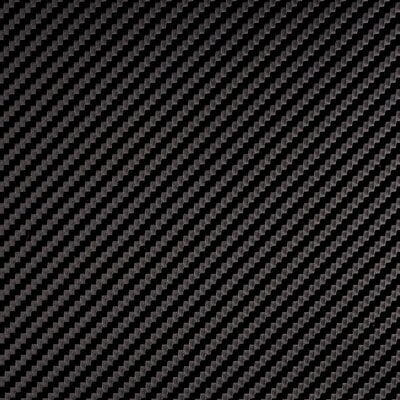
#> input picture lab3/lab_3_zdjecia/carbon/carbon.jpg, 400 x 400 px; its folder holds only this picture in this run
$ python lab3.py   (older library calls are emulated)
#> lines starting #> are read from the running program, lines starting #| are printed output that depends on the picture
import os
import numpy as np
import cv2
from skimage import io, color
from skimage.feature import graycomatrix, graycoprops
import pandas as pd
from sklearn.model_selection import train_test_split
from sklearn.preprocessing import LabelEncoder
from sklearn.neighbors import KNeighborsClassifier
from sklearn.svm import SVC
from sklearn.metrics import accuracy_score
import glob

# Konfiguracja
INPUT_IMAGE_DIR = r'C:\Users\olekk\OneDrive\Pulpit\drugistopien\POI\kody\lab3\lab_3_zdjecia'  #Obrazy oryginalne
PATCHES_OUTPUT_DIR = '\wycinki'   # Katalog, gdzie zapisane zostaną wycięte próbki
FEATURES_CSV_FILE = 'features.csv' # Plik CSV do zapisu cech
PATCH_SIZE = (128, 128)                 # Rozmiar wycinanych próbek (wysokość, szerokość)
GLCM_DISTANCES = [1, 3, 5]              # Odległości dla GLCM
GLCM_ANGLES = [0, np.pi/4, np.pi/2, 3*np.pi/4] # Kąty dla GLCM (0, 45, 90, 135 stopni)
GLCM_LEVELS = 64                        # Liczba poziomów szarości

# Wczytywanie obrazów i wycinanie próbek
def extract_patches(input_dir, output_dir, patch_h, patch_w):
#> called with output_dir = '\\wycinki', patch_h = 128, patch_w = 128
    os.makedirs(output_dir, exist_ok=True)
    categories = [d for d in os.listdir(input_dir) if os.path.isdir(os.path.join(input_dir, d))]

    total_patches_saved = 0
    for category in categories:
        category_input_path = os.path.join(input_dir, category)
        category_output_path = os.path.join(output_dir, category)
        os.makedirs(category_output_path, exist_ok=True)
        image_files = glob.glob(os.path.join(category_input_path, '*.png')) + \
                      glob.glob(os.path.join(category_input_path, '*.jpg')) + \
                      glob.glob(os.path.join(category_input_path, '*.jpeg')) + \
                      glob.glob(os.path.join(category_input_path, '*.bmp')) + \
                      glob.glob(os.path.join(category_input_path, '*.tif'))

        category_patches_count = 0
        for img_path in image_files:
            try:
                img = cv2.imread(img_path)
#> img is the input picture: shape (400, 400, 3); mean B, G, R 34.5, 34.1, 36.4

                img_h, img_w = img.shape[:2]
#> img_h = 400; img_w = 400
                img_filename = os.path.basename(img_path)
                img_name_part = os.path.splitext(img_filename)[0]

                for r in range(0, img_h - patch_h + 1, patch_h):
                    for c in range(0, img_w - patch_w + 1, patch_w):
                        patch = img[r:r + patch_h, c:c + patch_w]

                        # Zapisywanie próbki
                        patch_filename = f"{img_name_part}_patch_{r:04d}_{c:04d}.png"
                        patch_output_path = os.path.join(category_output_path, patch_filename)
                        cv2.imwrite(patch_output_path, patch)
                        category_patches_count += 1
#> this loop made 3 passes
#> pass 1, in extract_patches, `cv2.imwrite(patch_output_path, patch)`:
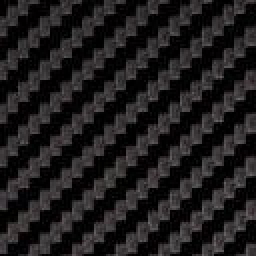
#> saved as carbon_patch_0000_0000.png: shape (128, 128, 3) (shown 2 times larger); mean B, G, R 29.5, 28.8, 30.9
#> pass 1, in extract_patches, `cv2.imwrite(patch_output_path, patch)`:
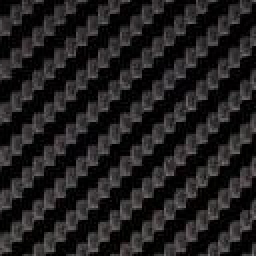
#> saved as carbon_patch_0000_0128.png: shape (128, 128, 3) (shown 2 times larger); mean B, G, R 31.5, 31.1, 32.9
#> pass 1, in extract_patches, `cv2.imwrite(patch_output_path, patch)`:
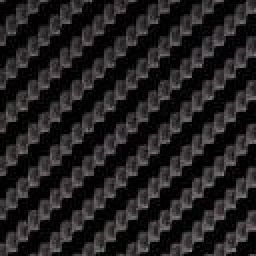
#> saved as carbon_patch_0000_0256.png: shape (128, 128, 3) (shown 2 times larger); mean B, G, R 33, 32.3, 34.5
#> pass 2, in extract_patches, `cv2.imwrite(patch_output_path, patch)`:
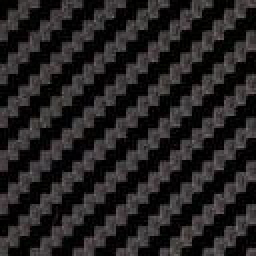
#> saved as carbon_patch_0128_0000.png: shape (128, 128, 3) (shown 2 times larger); mean B, G, R 34, 33.6, 36.1
#> after the loop, category_patches_count = 9

            except Exception as e:
                print(f"BŁĄD podczas przetwarzania obrazu {img_path}: {e}")

        print(f"Zapisano {category_patches_count} próbek dla kategorii '{category}'.")
#| Zapisano 9 próbek dla kategorii 'carbon'.
        total_patches_saved += category_patches_count
#> total_patches_saved = 9
#> pass 2 of the loop in extract_patches, `for category in categories:`:
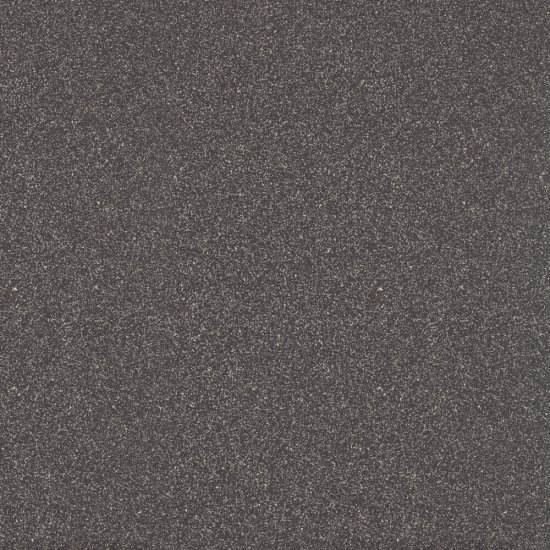
#> input picture lab3/lab_3_zdjecia/gres/Gres.jpg, 550 x 550 px
#> in extract_patches, img is the input picture: shape (550, 550, 3); mean B, G, R 85.4, 87.8, 93
#> the loop in extract_patches, `for r in range(0, img_h - patch_h + 1, patch_h):` made 4 passes
#> pass 1, in extract_patches, `cv2.imwrite(patch_output_path, patch)`:
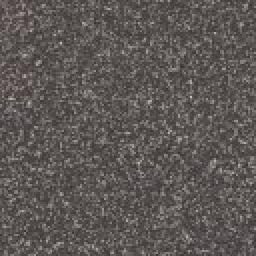
#> saved as Gres_patch_0000_0256.png: shape (128, 128, 3) (shown 2 times larger); mean B, G, R 85.2, 88, 93.1
#> pass 1, in extract_patches, `cv2.imwrite(patch_output_path, patch)`:
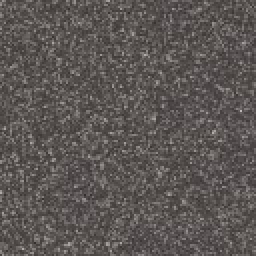
#> saved as Gres_patch_0000_0384.png: shape (128, 128, 3) (shown 2 times larger); mean B, G, R 84.2, 86.5, 91.7
#> after the loop in extract_patches, `for r in range(0, img_h - patch_h + 1, patch_h):`: category_patches_count = 16
#| Zapisano 16 próbek dla kategorii 'gres'.
#> total_patches_saved = 25
#> pass 3 of the loop in extract_patches, `for category in categories:`:
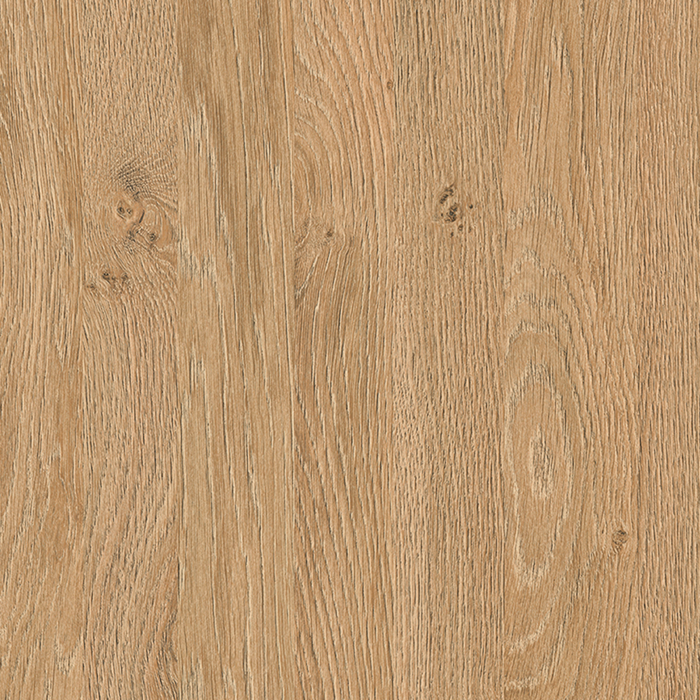
#> input picture lab3/lab_3_zdjecia/laminat/laminat.png, 700 x 700 px
#> in extract_patches, img is the input picture: shape (700, 700, 3); mean B, G, R 112.3, 152.4, 188.7
#> the loop in extract_patches, `for r in range(0, img_h - patch_h + 1, patch_h):` made 5 passes
#> pass 1, in extract_patches, `cv2.imwrite(patch_output_path, patch)`:
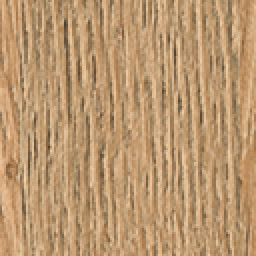
#> saved as laminat_patch_0000_0384.png: shape (128, 128, 3) (shown 2 times larger); mean B, G, R 112, 151.4, 186.7
#| Zapisano 25 próbek dla kategorii 'laminat'.
#> total_patches_saved = 50
#> the loop made 4 passes; the first 3 are shown

# Wczytywanie próbek i wyznaczanie cech GLCM
def calculate_glcm_features(patches_dir, distances, angles, levels):

#> called with patches_dir = '\\wycinki', levels = 64
    categories = [d for d in os.listdir(patches_dir) if os.path.isdir(os.path.join(patches_dir, d))]

    all_features = []
    properties = ['dissimilarity', 'correlation', 'contrast', 'energy', 'homogeneity', 'ASM']

    for category in categories:
        print(f"Przetwarzanie kategorii: {category}")
        category_path = os.path.join(patches_dir, category)
        patch_files = glob.glob(os.path.join(category_path, '*.png'))

        processed_patches = 0
        for patch_path in patch_files:
            try:
                patch = io.imread(patch_path)
                # Konwersja do skali szarości
                if patch.ndim == 3:
                    patch_gray = color.rgb2gray(patch)
                elif patch.ndim == 2:
                    patch_gray = patch
                else:
                    continue
                if patch_gray.max() <= 1.0:
                     patch_gray = (patch_gray * 255).astype(np.uint8)
                else:
                     patch_gray = patch_gray.astype(np.uint8)
                img_quantized = np.floor(patch_gray / 256. * levels).astype(np.uint8)

                # Obliczenie macierzy GLCM
                glcm = graycomatrix(img_quantized,
                                    distances=distances,
                                    angles=angles,
                                    levels=levels,
                                    symmetric=True,
                                    normed=True)

                # Obliczenie cech GLCM
                feature_vector = {'category': category, 'patch_file': os.path.basename(patch_path)}
                for prop in properties:
                    prop_values = graycoprops(glcm, prop)
                    for i, dist in enumerate(distances):
                        feature_vector[f'{prop}_d{dist}'] = np.mean(prop_values[i, :])
                all_features.append(feature_vector)
                processed_patches += 1

            except Exception as e:
                print(f"BŁĄD podczas przetwarzania próbki {patch_path}: {e}")
#> pass 2 of the loop in calculate_glcm_features, `for category in categories:`:
#> pass 3 of the loop in calculate_glcm_features, `for category in categories:`:
#> in calculate_glcm_features, `img_quantized = np.floor(patch_gray / 256. * levels).astype(np.uint8)`:
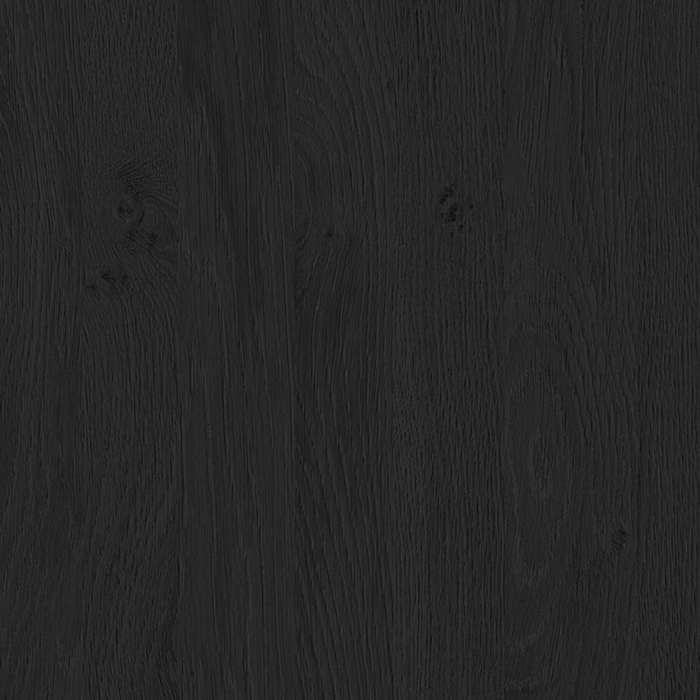
#> img_quantized: shape (700, 700); min 10, max 56, mean 38.8
#> the loop made 4 passes; the first 3 are shown

    return all_features

# Zapis wektorów cech do pliku CSV
def save_features_to_csv(features_list, csv_filepath):
    try:
        df = pd.DataFrame(features_list)
        if 'category' in df.columns:
             cols = ['category'] + [col for col in df.columns if col != 'category']
             df = df[cols]
        df.to_csv(csv_filepath, index=False)
        print(f"Zapisano {len(df)} wektorów cech do pliku: {csv_filepath}")
    except Exception as e:
        print(f"BŁĄD podczas zapisywania pliku CSV {csv_filepath}: {e}")

# Klasyfikacja wektorów cech
def classify_features(csv_filepath, test_size=0, random_state=0, classifier_type=0):

#> called with csv_filepath = 'features.csv', test_size = 0.9, random_state = 42, classifier_type = 'svm'
    try:
        # Wczytywanie danych
        df = pd.read_csv(csv_filepath)
#> (reads lab3/features.csv from the repository)
        print(f"Wczytano {len(df)} wektorów cech z {csv_filepath}.")

        if df.empty:
            print("BŁĄD: Plik CSV jest pusty.")
            return
        if 'category' not in df.columns:
            print("BŁĄD: Brak kolumny 'category' w pliku CSV.")
            return

        # Przygotowanie danych
        X = df.drop(['category', 'patch_file'], axis=1) # Cechy
        y_raw = df['category']                     # Etykiety

        # Kodowanie etykiet (zamiana nazw kategorii na liczby)
        le = LabelEncoder()
        y = le.fit_transform(y_raw)

        # Podział na zbiór treningowy i testowy
        X_train, X_test, y_train, y_test = train_test_split(X, y,
            test_size=test_size,
            random_state=random_state,
            stratify=y
        )
        print(f"Podzielono dane na zbiór treningowy ({len(X_train)} próbek) i testowy ({len(X_test)} próbek).")

        # Wybór i trenowanie klasyfikatora
        if classifier_type.lower() == 'knn':
            print("(KNN):")
            model = KNeighborsClassifier(n_neighbors=5)
        elif classifier_type.lower() == 'svm':
            print("(SVM):")
            model = SVC(kernel='linear',  random_state=random_state)

        model.fit(X_train, y_train)
        y_pred = model.predict(X_test)
        accuracy = accuracy_score(y_test, y_pred)
        print(f"Dokładność (Accuracy) na zbiorze testowym: {accuracy:.4f} ({accuracy*100:.2f}%)")

    except Exception as e:
        print(f"BŁĄD podczas klasyfikacji: {e}")

if __name__ == "__main__":
    extract_patches(INPUT_IMAGE_DIR, PATCHES_OUTPUT_DIR, PATCH_SIZE[0], PATCH_SIZE[1])
    features = calculate_glcm_features(PATCHES_OUTPUT_DIR, GLCM_DISTANCES, GLCM_ANGLES, GLCM_LEVELS)
    save_features_to_csv(features, FEATURES_CSV_FILE)
    classify_features(FEATURES_CSV_FILE, test_size=0.90, random_state=42, classifier_type='svm')
    classify_features(FEATURES_CSV_FILE, test_size=0.2, random_state=42, classifier_type='knn')
